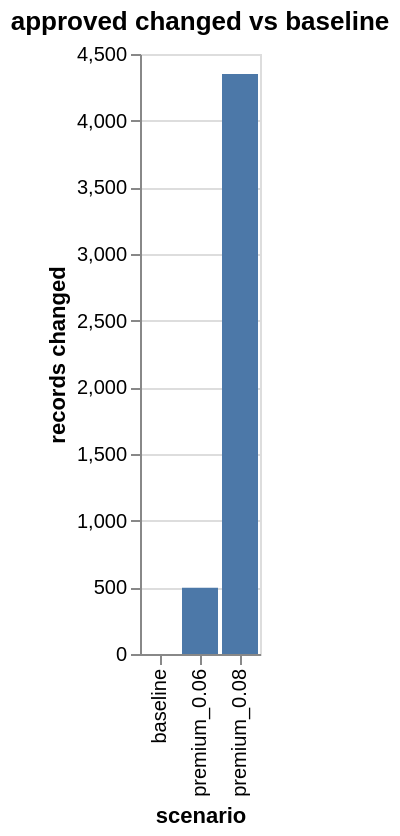
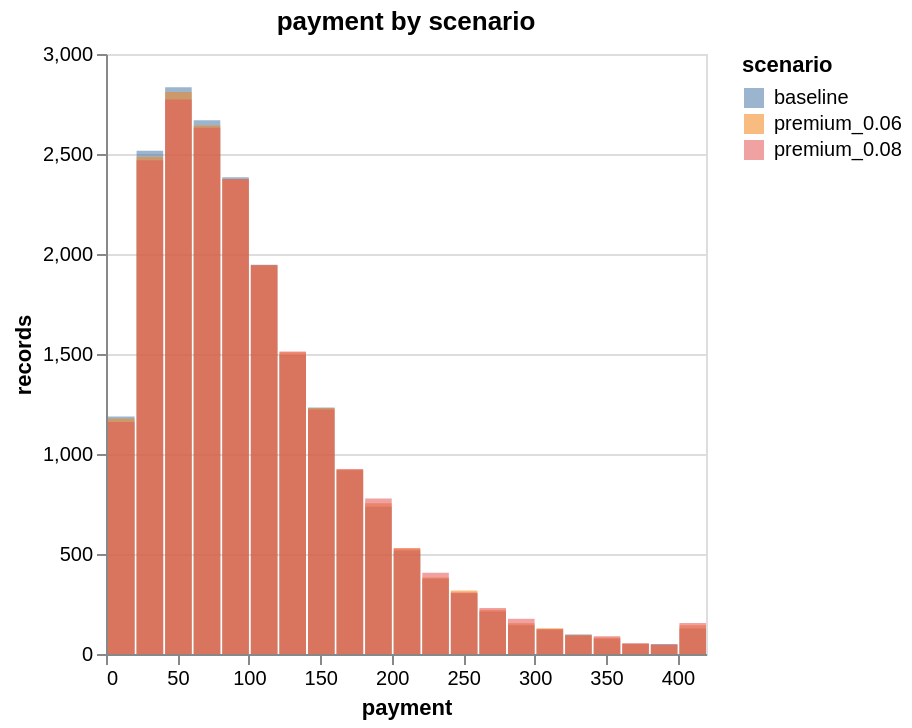
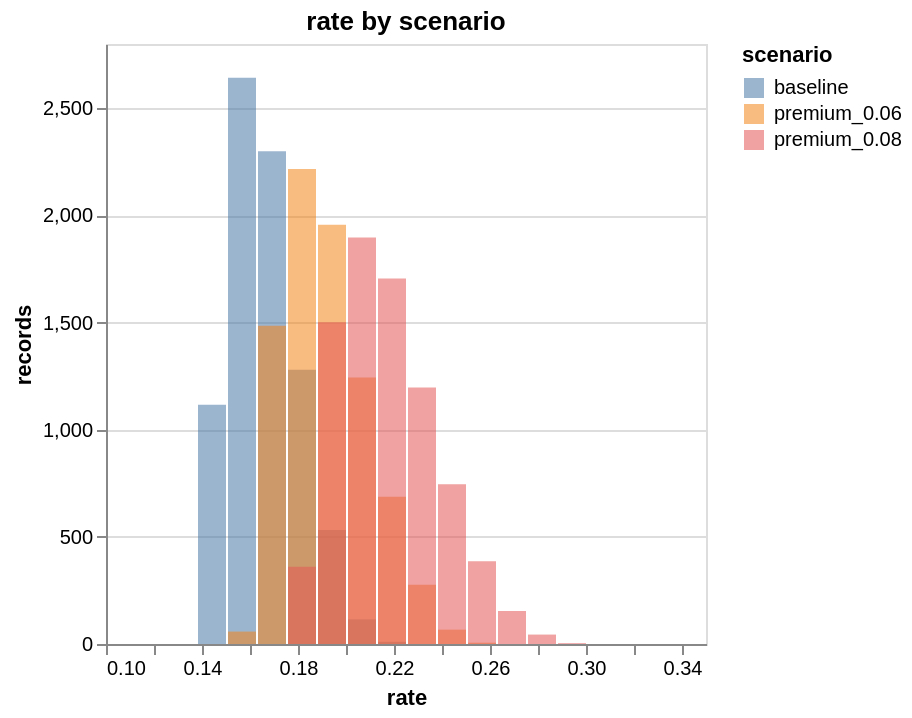

Notebook cell for these charts, in order:
### Markdown cell above
`Experiment.load` imports the flow from `flow.entry` and scans the input from `input.path`, relative to the
JSON file. The result is an ordinary `Experiment`: run it as is, or add to it first.

### Code cell
result = Experiment.load(path).run()
result.show()

### Figure 1 — Vega-Lite specification as saved in the notebook (floating-point values rounded to 4 significant figures)
{"config": {"view": {"continuousWidth": 300, "continuousHeight": 300}}, "data": {"name": "data-24125b57d00bb91552c9c42fa7c00565"}, "mark": {"type": "bar"}, "encoding": {"tooltip": [{"field": "scenario", "type": "nominal"}, {"field": "changed", "type": "quantitative"}, {"field": "compared", "type": "quantitative"}, {"field": "first", "title": "first changed record", "type": "quantitative"}], "x": {"field": "scenario", "sort": null, "type": "nominal"}, "y": {"field": "changed", "title": "records changed", "type": "quantitative"}}, "title": "approved changed vs baseline", "$schema": "https://vega.github.io/schema/vega-lite/v6.4.1.json", "datasets": {"data-24125b57d00bb91552c9c42fa7c00565": [{"scenario": "baseline", "changed": 0, "compared": 20000, "first": null}, {"scenario": "premium_0.06", "changed": 496, "compared": 20000, "first": 12}, {"scenario": "premium_0.08", "changed": 4350, "compared": 20000, "first": 7}]}}

### Figure 2 — Vega-Lite specification as saved in the notebook (floating-point values rounded to 4 significant figures)
{"config": {"view": {"continuousWidth": 300, "continuousHeight": 300}}, "data": {"name": "data-58c263bd047158ddcd18fd5c270dc717"}, "mark": {"type": "bar"}, "encoding": {"color": {"field": "scenario", "type": "nominal"}, "opacity": {"condition": {"param": "param_366548e304bb77de", "value": 0.55}, "value": 0.05}, "tooltip": [{"field": "scenario", "type": "nominal"}, {"field": "start", "format": ".4g", "type": "quantitative"}, {"field": "end", "format": ".4g", "type": "quantitative"}, {"field": "records", "type": "quantitative"}], "x": {"bin": "binned", "field": "start", "title": "payment", "type": "quantitative"}, "x2": {"field": "end"}, "y": {"field": "records", "stack": null, "type": "quantitative"}}, "params": [{"name": "param_366548e304bb77de", "select": {"type": "point", "fields": ["scenario"]}, "bind": "legend"}], "title": "payment by scenario", "$schema": "https://vega.github.io/schema/vega-lite/v6.4.1.json", "datasets": {"data-58c263bd047158ddcd18fd5c270dc717": [{"scenario": "baseline", "start": 0.0, "end": 20.0, "records": 1188}, {"scenario": "baseline", "start": 20.0, "end": 40.0, "records": 2516}, {"scenario": "baseline", "start": 40.0, "end": 60.0, "records": 2834}, {"scenario": "baseline", "start": 60.0, "end": 80.0, "records": 2669}, {"scenario": "baseline", "start": 80.0, "end": 100.0, "records": 2384}, {"scenario": "baseline", "start": 100.0, "end": 120.0, "records": 1946}, {"scenario": "baseline", "start": 120.0, "end": 140.0, "records": 1495}, {"scenario": "baseline", "start": 140.0, "end": 160.0, "records": 1232}, {"scenario": "baseline", "start": 160.0, "end": 180.0, "records": 919}, {"scenario": "baseline", "start": 180.0, "end": 200.0, "records": 736}, {"scenario": "baseline", "start": 200.0, "end": 220.0, "records": 518}, {"scenario": "baseline", "start": 220.0, "end": 240.0, "records": 376}, {"scenario": "baseline", "start": 240.0, "end": 260.0, "records": 304}, {"scenario": "baseline", "start": 260.0, "end": 280.0, "records": 213}, {"scenario": "baseline", "start": 280.0, "end": 300.0, "records": 144}, {"scenario": "baseline", "start": 300.0, "end": 320.0, "records": 123}, {"scenario": "baseline", "start": 320.0, "end": 340.0, "records": 98}, {"scenario": "baseline", "start": 340.0, "end": 360.0, "records": 76}, {"scenario": "baseline", "start": 360.0, "end": 380.0, "records": 51}, {"scenario": "baseline", "start": 380.0, "end": 400.0, "records": 50}, {"scenario": "baseline", "start": 400.0, "end": 420.0, "records": 128}, {"scenario": "premium_0.06", "start": 0.0, "end": 20.0, "records": 1177}, {"scenario": "premium_0.06", "start": 20.0, "end": 40.0, "records": 2486}, {"scenario": "premium_0.06", "start": 40.0, "end": 60.0, "records": 2810}, {"scenario": "premium_0.06", "start": 60.0, "end": 80.0, "records": 2643}, {"scenario": "premium_0.06", "start": 80.0, "end": 100.0, "records": 2374}, {"scenario": "premium_0.06", "start": 100.0, "end": 120.0, "records": 1943}, {"scenario": "premium_0.06", "start": 120.0, "end": 140.0, "records": 1509}, {"scenario": "premium_0.06", "start": 140.0, "end": 160.0, "records": 1230}, {"scenario": "premium_0.06", "start": 160.0, "end": 180.0, "records": 923}, {"scenario": "premium_0.06", "start": 180.0, "end": 200.0, "records": 754}, {"scenario": "premium_0.06", "start": 200.0, "end": 220.0, "records": 530}, {"scenario": "premium_0.06", "start": 220.0, "end": 240.0, "records": 382}, {"scenario": "premium_0.06", "start": 240.0, "end": 260.0, "records": 318}, {"scenario": "premium_0.06", "start": 260.0, "end": 280.0, "records": 221}, {"scenario": "premium_0.06", "start": 280.0, "end": 300.0, "records": 154}, {"scenario": "premium_0.06", "start": 300.0, "end": 320.0, "records": 129}, {"scenario": "premium_0.06", "start": 320.0, "end": 340.0, "records": 95}, {"scenario": "premium_0.06", "start": 340.0, "end": 360.0, "records": 82}, {"scenario": "premium_0.06", "start": 360.0, "end": 380.0, "records": 51}, {"scenario": "premium_0.06", "start": 380.0, "end": 400.0, "records": 45}, {"scenario": "premium_0.06", "start": 400.0, "end": 420.0, "records": 144}, {"scenario": "premium_0.08", "start": 0.0, "end": 20.0, "records": 1160}, {"scenario": "premium_0.08", "start": 20.0, "end": 40.0, "records": 2469}, {"scenario": "premium_0.08", "start": 40.0, "end": 60.0, "records": 2772}, {"scenario": "premium_0.08", "start": 60.0, "end": 80.0, "records": 2631}, {"scenario": "premium_0.08", "start": 80.0, "end": 100.0, "records": 2375}, {"scenario": "premium_0.08", "start": 100.0, "end": 120.0, "records": 1945}, {"scenario": "premium_0.08", "start": 120.0, "end": 140.0, "records": 1513}, {"scenario": "premium_0.08", "start": 140.0, "end": 160.0, "records": 1223}, {"scenario": "premium_0.08", "start": 160.0, "end": 180.0, "records": 925}, {"scenario": "premium_0.08", "start": 180.0, "end": 200.0, "records": 777}, {"scenario": "premium_0.08", "start": 200.0, "end": 220.0, "records": 528}, {"scenario": "premium_0.08", "start": 220.0, "end": 240.0, "records": 406}, {"scenario": "premium_0.08", "start": 240.0, "end": 260.0, "records": 308}, {"scenario": "premium_0.08", "start": 260.0, "end": 280.0, "records": 230}, {"scenario": "premium_0.08", "start": 280.0, "end": 300.0, "records": 176}, {"scenario": "premium_0.08", "start": 300.0, "end": 320.0, "records": 124}, {"scenario": "premium_0.08", "start": 320.0, "end": 340.0, "records": 93}, {"scenario": "premium_0.08", "start": 340.0, "end": 360.0, "records": 89}, {"scenario": "premium_0.08", "start": 360.0, "end": 380.0, "records": 54}, {"scenario": "premium_0.08", "start": 380.0, "end": 400.0, "records": 47}, {"scenario": "premium_0.08", "start": 400.0, "end": 420.0, "records": 155}]}}

### Figure 3 — Vega-Lite specification as saved in the notebook (floating-point values rounded to 4 significant figures)
{"config": {"view": {"continuousWidth": 300, "continuousHeight": 300}}, "data": {"name": "data-637faf2c7ad5c4fc408a9cad51c35bac"}, "mark": {"type": "bar"}, "encoding": {"color": {"field": "scenario", "type": "nominal"}, "opacity": {"condition": {"param": "param_366548e304bb77de", "value": 0.55}, "value": 0.05}, "tooltip": [{"field": "scenario", "type": "nominal"}, {"field": "start", "format": ".4g", "type": "quantitative"}, {"field": "end", "format": ".4g", "type": "quantitative"}, {"field": "records", "type": "quantitative"}], "x": {"bin": "binned", "field": "start", "title": "rate", "type": "quantitative"}, "x2": {"field": "end"}, "y": {"field": "records", "stack": null, "type": "quantitative"}}, "params": [{"name": "param_366548e304bb77de", "select": {"type": "point", "fields": ["scenario"]}, "bind": "legend"}], "title": "rate by scenario", "$schema": "https://vega.github.io/schema/vega-lite/v6.4.1.json", "datasets": {"data-637faf2c7ad5c4fc408a9cad51c35bac": [{"scenario": "baseline", "start": 0.1, "end": 0.1125, "records": 0}, {"scenario": "baseline", "start": 0.1125, "end": 0.125, "records": 0}, {"scenario": "baseline", "start": 0.125, "end": 0.1375, "records": 0}, {"scenario": "baseline", "start": 0.1375, "end": 0.15, "records": 1117}, {"scenario": "baseline", "start": 0.15, "end": 0.1625, "records": 2643}, {"scenario": "baseline", "start": 0.1625, "end": 0.175, "records": 2300}, {"scenario": "baseline", "start": 0.175, "end": 0.1875, "records": 1280}, {"scenario": "baseline", "start": 0.1875, "end": 0.2, "records": 532}, {"scenario": "baseline", "start": 0.2, "end": 0.2125, "records": 115}, {"scenario": "baseline", "start": 0.2125, "end": 0.225, "records": 10}, {"scenario": "baseline", "start": 0.225, "end": 0.2375, "records": 0}, {"scenario": "baseline", "start": 0.2375, "end": 0.25, "records": 0}, {"scenario": "baseline", "start": 0.25, "end": 0.2625, "records": 0}, {"scenario": "baseline", "start": 0.2625, "end": 0.275, "records": 0}, {"scenario": "baseline", "start": 0.275, "end": 0.2875, "records": 0}, {"scenario": "baseline", "start": 0.2875, "end": 0.3, "records": 0}, {"scenario": "baseline", "start": 0.3, "end": 0.3125, "records": 0}, {"scenario": "baseline", "start": 0.3125, "end": 0.325, "records": 0}, {"scenario": "baseline", "start": 0.325, "end": 0.3375, "records": 0}, {"scenario": "baseline", "start": 0.3375, "end": 0.35, "records": 0}, {"scenario": "premium_0.06", "start": 0.1, "end": 0.1125, "records": 0}, {"scenario": "premium_0.06", "start": 0.1125, "end": 0.125, "records": 0}, {"scenario": "premium_0.06", "start": 0.125, "end": 0.1375, "records": 0}, {"scenario": "premium_0.06", "start": 0.1375, "end": 0.15, "records": 0}, {"scenario": "premium_0.06", "start": 0.15, "end": 0.1625, "records": 58}, {"scenario": "premium_0.06", "start": 0.1625, "end": 0.175, "records": 1485}, {"scenario": "premium_0.06", "start": 0.175, "end": 0.1875, "records": 2217}, {"scenario": "premium_0.06", "start": 0.1875, "end": 0.2, "records": 1957}, {"scenario": "premium_0.06", "start": 0.2, "end": 0.2125, "records": 1244}, {"scenario": "premium_0.06", "start": 0.2125, "end": 0.225, "records": 687}, {"scenario": "premium_0.06", "start": 0.225, "end": 0.2375, "records": 276}, {"scenario": "premium_0.06", "start": 0.2375, "end": 0.25, "records": 67}, {"scenario": "premium_0.06", "start": 0.25, "end": 0.2625, "records": 6}, {"scenario": "premium_0.06", "start": 0.2625, "end": 0.275, "records": 0}, {"scenario": "premium_0.06", "start": 0.275, "end": 0.2875, "records": 0}, {"scenario": "premium_0.06", "start": 0.2875, "end": 0.3, "records": 0}, {"scenario": "premium_0.06", "start": 0.3, "end": 0.3125, "records": 0}, {"scenario": "premium_0.06", "start": 0.3125, "end": 0.325, "records": 0}, {"scenario": "premium_0.06", "start": 0.325, "end": 0.3375, "records": 0}, {"scenario": "premium_0.06", "start": 0.3375, "end": 0.35, "records": 0}, {"scenario": "premium_0.08", "start": 0.1, "end": 0.1125, "records": 0}, {"scenario": "premium_0.08", "start": 0.1125, "end": 0.125, "records": 0}, {"scenario": "premium_0.08", "start": 0.125, "end": 0.1375, "records": 0}, {"scenario": "premium_0.08", "start": 0.1375, "end": 0.15, "records": 0}, {"scenario": "premium_0.08", "start": 0.15, "end": 0.1625, "records": 0}, {"scenario": "premium_0.08", "start": 0.1625, "end": 0.175, "records": 0}, {"scenario": "premium_0.08", "start": 0.175, "end": 0.1875, "records": 361}, {"scenario": "premium_0.08", "start": 0.1875, "end": 0.2, "records": 1502}, {"scenario": "premium_0.08", "start": 0.2, "end": 0.2125, "records": 1897}, {"scenario": "premium_0.08", "start": 0.2125, "end": 0.225, "records": 1706}, {"scenario": "premium_0.08", "start": 0.225, "end": 0.2375, "records": 1197}, {"scenario": "premium_0.08", "start": 0.2375, "end": 0.25, "records": 746}, {"scenario": "premium_0.08", "start": 0.25, "end": 0.2625, "records": 386}, {"scenario": "premium_0.08", "start": 0.2625, "end": 0.275, "records": 154}, {"scenario": "premium_0.08", "start": 0.275, "end": 0.2875, "records": 44}, {"scenario": "premium_0.08", "start": 0.2875, "end": 0.3, "records": 4}, {"scenario": "premium_0.08", "start": 0.3, "end": 0.3125, "records": 0}, {"scenario": "premium_0.08", "start": 0.3125, "end": 0.325, "records": 0}, {"scenario": "premium_0.08", "start": 0.325, "end": 0.3375, "records": 0}, {"scenario": "premium_0.08", "start": 0.3375, "end": 0.35, "records": 0}]}}
